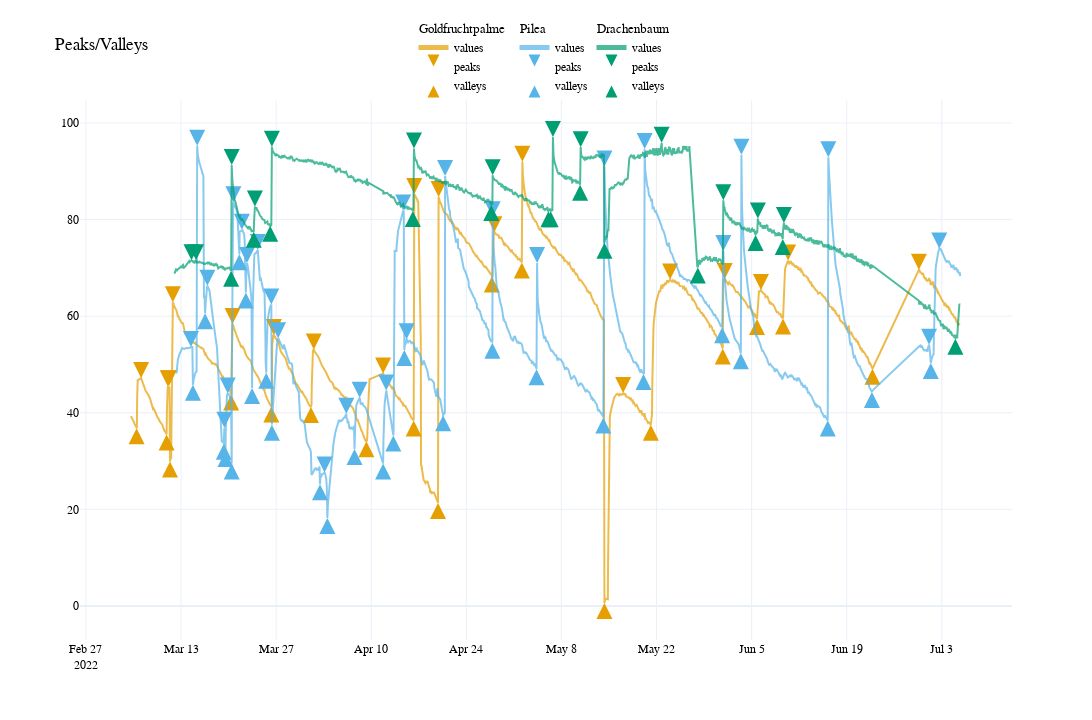

The cell this chart's notebook holds for it:
### Markdown cell above
#### Plot for valleys/peaks

### Code cell
peak_valley_figure = go.Figure(
    layout=go.Layout(
        title="Peaks/Valleys",
        width=1280,
        height=720,
        template="plotly_white",
        font=dict(family="Times New Roman", color="#000000"),
    )
)

for index, plant in enumerate(PLANTS):
    peak_valley_figure.add_trace(
        go.Scatter(
            x=df[df["plant"] == plant]["time"],
            y=df[df["plant"] == plant]["soil moisture in %"],
            mode="lines",
            legendgrouptitle_text=plant,
            legendgroup=plant,
            name="values",
            opacity=0.7,
            marker=dict(color=COLORS[index], size=3),
        )
    )
    peak_valley_figure.add_trace(
        go.Scatter(
            x=df[(df["plant"] == plant) & (df["peak"] == True)]["time"],
            y=df[(df["plant"] == plant) & (df["peak"] == True)]["soil moisture in %"],
            mode="markers",
            legendgroup=plant,
            name="peaks",
            opacity=1,
            marker=dict(color=COLORS[index], size=16, symbol="arrow-bar-down"),
        )
    )
    peak_valley_figure.add_trace(
        go.Scatter(
            x=df[(df["plant"] == plant) & (df["valley"] == True)]["time"],
            y=df[(df["plant"] == plant) & (df["valley"] == True)]["soil moisture in %"],
            mode="markers",
            legendgroup=plant,
            name="valleys",
            opacity=1,
            marker=dict(color=COLORS[index], size=16, symbol="arrow-bar-up"),
        )
    )

peak_valley_figure.update_scenes(
    dict(
        xaxis_title="Time",
        yaxis_title="soil moisture in %",
    )
)

peak_valley_figure.update_layout(legend=dict(
    orientation="h",
    yanchor="bottom",
    y=1,
    xanchor="center",
    x=0.5,
    itemsizing='constant'
))

makedirs("./dist", exist_ok=True)
peak_valley_figure.write_html("./dist/peak_valley.html")

peak_valley_figure.show()

### Figure 1 — Plotly figure (JSON) as saved in the notebook; plotly's stock layout.template omitted (floating-point values rounded to 4 significant figures; data arrays with more than 128 entries replaced by an {"elided": "..."} marker saying what was removed)
{"data": [{"legendgroup": "Goldfruchtpalme", "legendgrouptitle": {"text": "Goldfruchtpalme"}, "marker": {"color": "#E69F00", "size": 3}, "mode": "lines", "name": "values", "opacity": 0.7, "type": "scatter", "x": {"elided": "2931 str values"}, "y": {"elided": "2931 float values"}}, {"legendgroup": "Goldfruchtpalme", "marker": {"color": "#E69F00", "size": 16, "symbol": "arrow-bar-down"}, "mode": "markers", "name": "peaks", "opacity": 1, "type": "scatter", "x": ["2022-03-07T03:00:00", "2022-03-11T01:00:00", "2022-03-11T05:00:00", "2022-03-11T19:00:00", "2022-03-20T14:00:00", "2022-03-26T16:00:00", "2022-04-01T13:00:00", "2022-04-11T18:00:00", "2022-04-16T08:00:00", "2022-04-19T22:00:00", "2022-04-28T03:00:00", "2022-05-02T06:00:00", "2022-05-17T02:00:00", "2022-05-24T00:00:00", "2022-06-01T01:00:00", "2022-06-06T09:00:00", "2022-06-10T09:00:00", "2022-06-29T15:00:00"], "y": [47.2, 45.5, 45.5, 62.9, 58.4, 56.1, 53.1, 48.1, 85.3, 84.7, 77.4, 92, 44.1, 67.6, 67.7, 65.4, 71.5, 69.6]}, {"legendgroup": "Goldfruchtpalme", "marker": {"color": "#E69F00", "size": 16, "symbol": "arrow-bar-up"}, "mode": "markers", "name": "valleys", "opacity": 1, "type": "scatter", "x": ["2022-03-06T11:00:00", "2022-03-10T21:00:00", "2022-03-11T09:00:00", "2022-03-20T09:00:00", "2022-03-26T07:00:00", "2022-04-01T03:00:00", "2022-04-09T07:00:00", "2022-04-16T06:00:00", "2022-04-19T20:00:00", "2022-04-27T18:00:00", "2022-05-02T04:00:00", "2022-05-14T08:00:00", "2022-05-21T04:00:00", "2022-05-31T18:00:00", "2022-06-05T19:00:00", "2022-06-09T15:00:00", "2022-06-22T19:00:00"], "y": [36.8, 35.5, 29.9, 43.8, 41.3, 41.2, 34.1, 38.4, 21.3, 68.2, 71.1, 0.6, 37.5, 53.3, 59.4, 59.5, 49.1]}, {"legendgroup": "Pilea", "legendgrouptitle": {"text": "Pilea"}, "marker": {"color": "#56B4E9", "size": 3}, "mode": "lines", "name": "values", "opacity": 0.7, "type": "scatter", "x": {"elided": "2780 str values"}, "y": {"elided": "2780 float values"}}, {"legendgroup": "Pilea", "marker": {"color": "#56B4E9", "size": 16, "symbol": "arrow-bar-down"}, "mode": "markers", "name": "peaks", "opacity": 1, "type": "scatter", "x": ["2022-03-14T11:00:00", "2022-03-15T09:00:00", "2022-03-16T21:00:00", "2022-03-19T09:00:00", "2022-03-19T21:00:00", "2022-03-20T17:00:00", "2022-03-21T23:00:00", "2022-03-22T17:00:00", "2022-03-24T07:00:00", "2022-03-26T07:00:00", "2022-03-27T07:00:00", "2022-04-03T03:00:00", "2022-04-06T08:00:00", "2022-04-08T07:00:00", "2022-04-12T05:00:00", "2022-04-14T17:00:00", "2022-04-15T05:00:00", "2022-04-20T21:00:00", "2022-04-27T21:00:00", "2022-05-04T10:00:00", "2022-05-14T08:00:00", "2022-05-20T06:00:00", "2022-05-31T20:00:00", "2022-06-03T12:00:00", "2022-06-16T07:00:00", "2022-07-01T03:00:00", "2022-07-02T15:00:00"], "y": [53.6, 95.3, 66.3, 36.9, 44, 83.6, 77.9, 71, 73.7, 62.4, 55.4, 27.6, 39.8, 43.1, 44.6, 81.9, 55.2, 89, 80.5, 71, 91, 94.6, 73.5, 93.4, 92.9, 54.1, 74]}, {"legendgroup": "Pilea", "marker": {"color": "#56B4E9", "size": 16, "symbol": "arrow-bar-up"}, "mode": "markers", "name": "valleys", "opacity": 1, "type": "scatter", "x": ["2022-03-14T18:00:00", "2022-03-16T13:00:00", "2022-03-19T07:00:00", "2022-03-19T13:00:00", "2022-03-20T11:00:00", "2022-03-21T14:00:00", "2022-03-22T13:00:00", "2022-03-23T11:00:00", "2022-03-25T13:00:00", "2022-03-26T09:00:00", "2022-04-02T11:00:00", "2022-04-03T13:00:00", "2022-04-07T13:00:00", "2022-04-11T18:00:00", "2022-04-13T06:00:00", "2022-04-14T21:00:00", "2022-04-20T14:00:00", "2022-04-27T20:00:00", "2022-05-04T08:00:00", "2022-05-14T04:00:00", "2022-05-20T02:00:00", "2022-05-31T16:00:00", "2022-06-03T10:00:00", "2022-06-16T05:00:00", "2022-06-22T17:00:00", "2022-07-01T09:00:00"], "y": [45.8, 60.6, 33.6, 32.1, 29.5, 72.8, 64.9, 45.1, 48.3, 37.5, 25.2, 18.2, 32.5, 29.5, 35.3, 53, 39.5, 54.5, 49, 39, 48, 57.7, 52.3, 38.4, 44.3, 50.3]}, {"legendgroup": "Drachenbaum", "legendgrouptitle": {"text": "Drachenbaum"}, "marker": {"color": "#009E73", "size": 3}, "mode": "lines", "name": "values", "opacity": 0.7, "type": "scatter", "x": {"elided": "2778 str values"}, "y": {"elided": "2778 float values"}}, {"legendgroup": "Drachenbaum", "marker": {"color": "#009E73", "size": 16, "symbol": "arrow-bar-down"}, "mode": "markers", "name": "peaks", "opacity": 1, "type": "scatter", "x": ["2022-03-14T13:00:00", "2022-03-15T05:00:00", "2022-03-20T11:00:00", "2022-03-23T21:00:00", "2022-03-26T09:00:00", "2022-04-16T07:00:00", "2022-04-27T21:00:00", "2022-05-06T18:00:00", "2022-05-10T20:00:00", "2022-05-22T18:00:00", "2022-05-31T20:00:00", "2022-06-05T22:00:00", "2022-06-09T18:00:00"], "y": [71.6, 71.6, 91.3, 82.7, 95.1, 94.7, 89.2, 97.1, 95, 95.9, 84, 80.2, 79.3]}, {"legendgroup": "Drachenbaum", "marker": {"color": "#009E73", "size": 16, "symbol": "arrow-bar-up"}, "mode": "markers", "name": "valleys", "opacity": 1, "type": "scatter", "x": ["2022-03-20T09:00:00", "2022-03-23T17:00:00", "2022-03-26T03:00:00", "2022-04-16T03:00:00", "2022-04-27T16:00:00", "2022-05-06T02:00:00", "2022-05-06T10:00:00", "2022-05-10T18:00:00", "2022-05-14T08:00:00", "2022-05-28T02:00:00", "2022-06-05T14:00:00", "2022-06-09T14:00:00", "2022-07-05T00:00:00"], "y": [69.4, 77.5, 78.7, 81.8, 83, 81.7, 81.7, 87.2, 75.2, 70.1, 76.8, 76, 55.3]}], "layout": {"font": {"color": "#000000", "family": "Times New Roman"}, "height": 720, "legend": {"itemsizing": "constant", "orientation": "h", "x": 0.5, "xanchor": "center", "y": 1, "yanchor": "bottom"}, "scene": {"xaxis": {"title": {"text": "Time"}}, "yaxis": {"title": {"text": "soil moisture in %"}}}, "title": {"text": "Peaks/Valleys"}, "width": 1280}}
